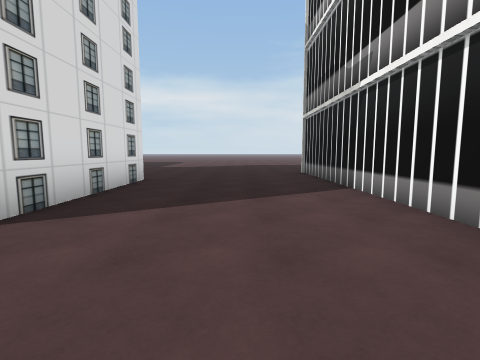
[1] (above)

24 first-person views from a walk through a Unity game level. The camera is 1.3 m above the floor, tilts 6° down and sees 85° across. The floor is counted in squares, 2 m on a side. Each view is taken from the middle of a square. On the plan, view 1 faces up. The plan holds only what a view shows up to about 9 squares ahead; the rest is blank. The place goes on beyond the plan. Some surface patterns are stand-ins.

[2]
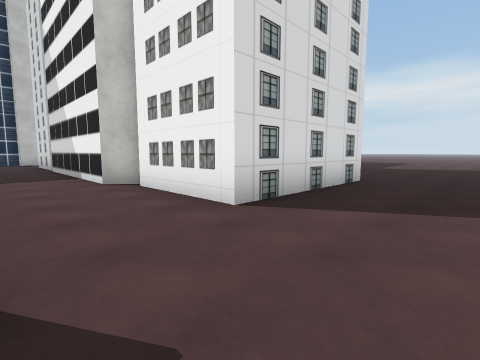

[3]
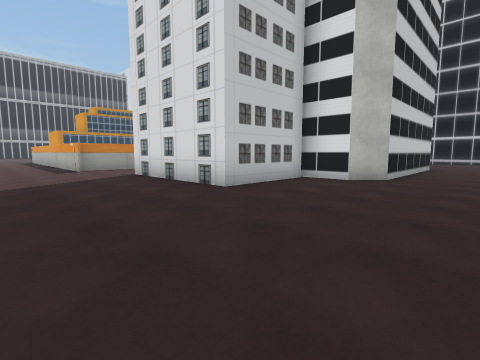

[4]
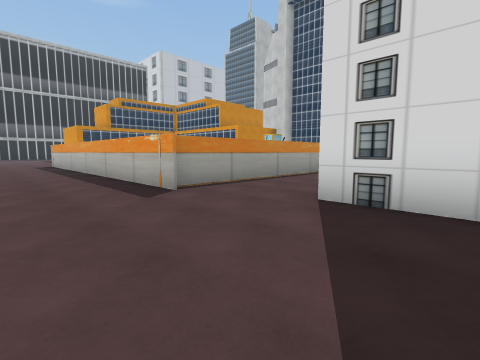

[5]
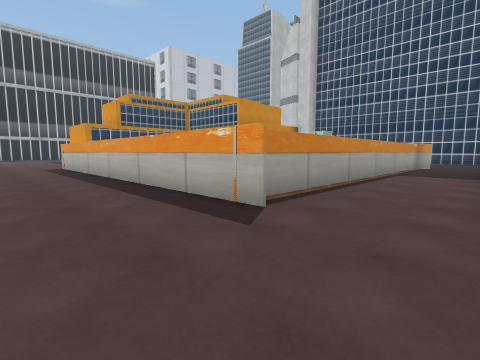

[6]
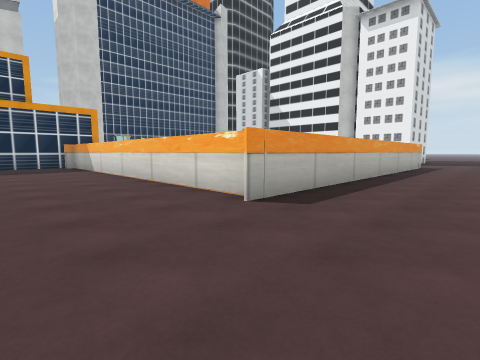

[7]
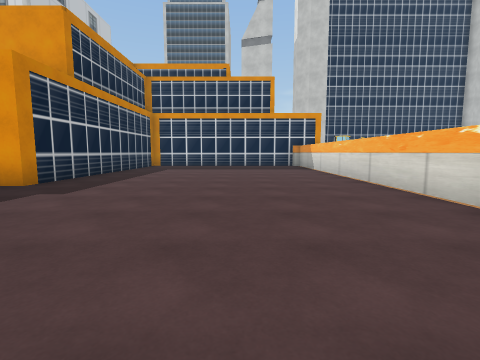

[8]
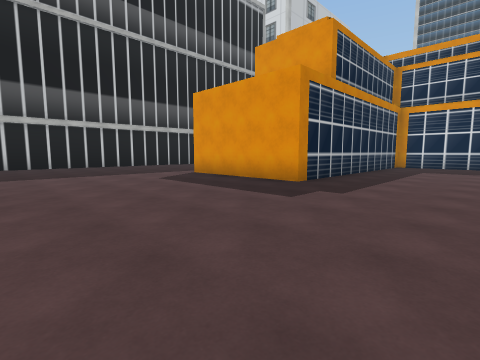

[9]
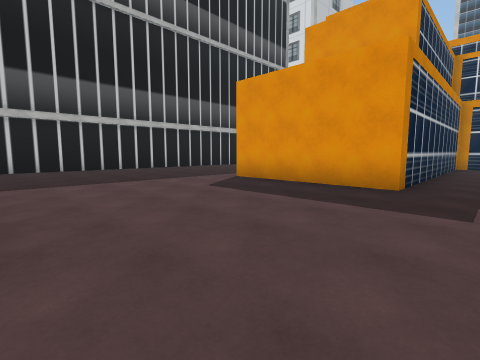

[10]
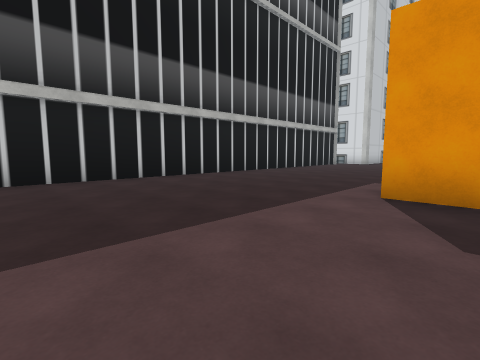

[11]
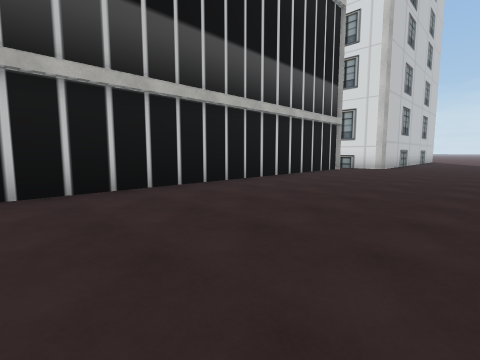

[12]
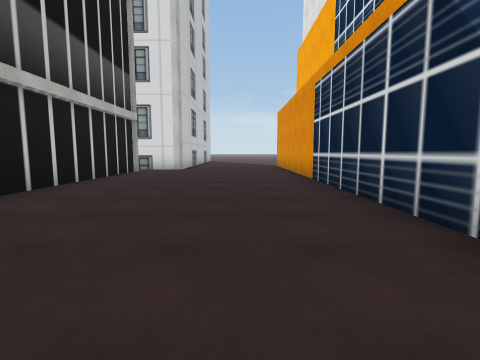

[13]
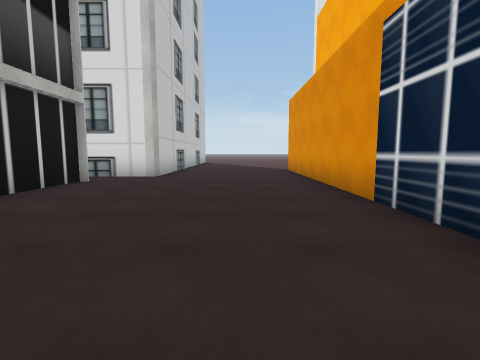

[14]
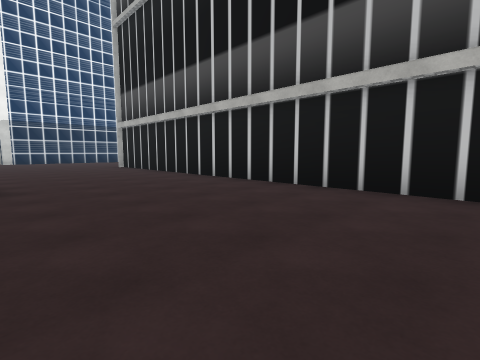

[15]
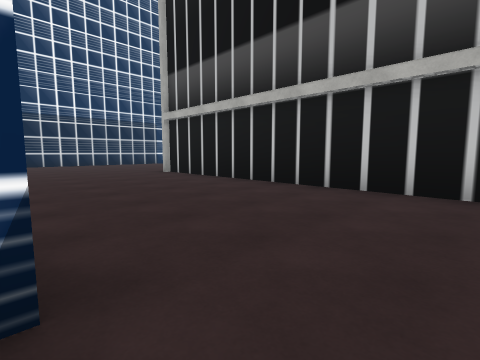

[16]
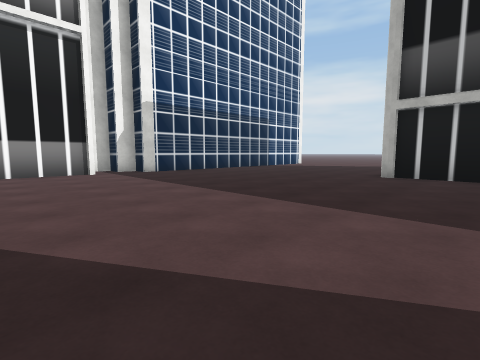

[17]
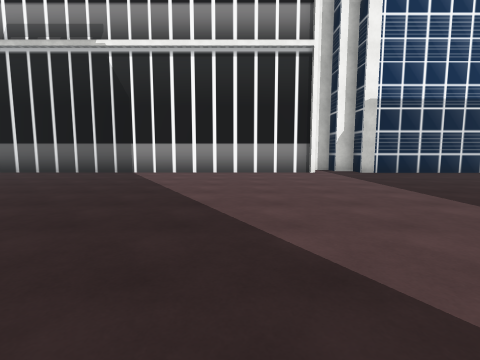

[18]
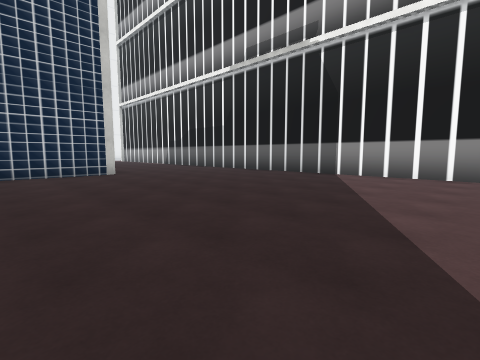

[19]
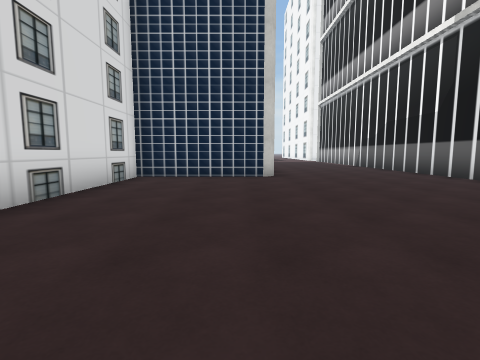

[20]
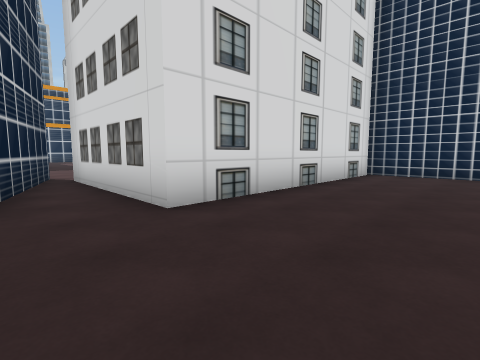

[21]
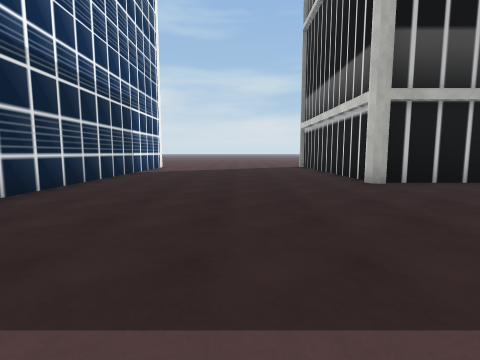

[22]
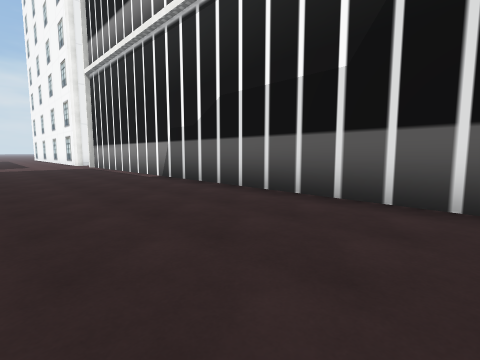

[23]
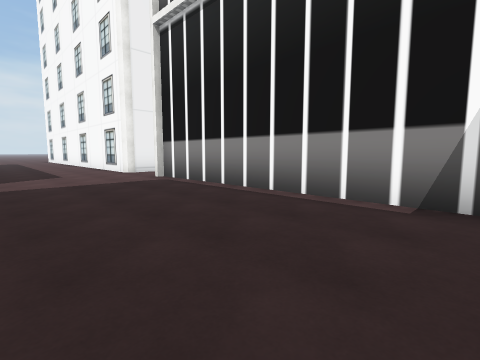

[24]
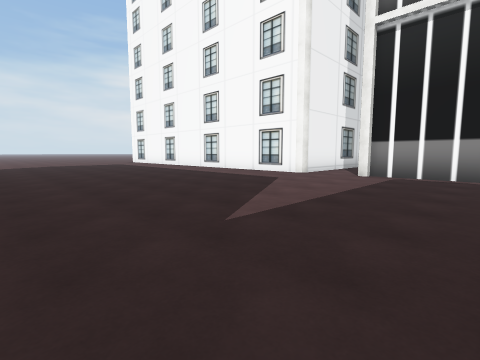

### Floor plan
Points are (right, up) in squares from view 1. A wall is a line through its corners. A room is listed if a view was taken in it or the views show most of it. See-through windows are left out.
Room 1 (views 1, 2, 4, 5)
walls: (-5.2, 2.4) (-5.8, 1.8) (-10.9, 1.8); (-1.4, 0.1) (-1.4, -1.4); (2.1, 2.1) (2.1, 8.5); (-9.9, 8.1) (-5.8, 8.1) (-5.2, 7.5) (-5.2, 6.3) (-2.3, 6.3) (-2.3, 2.2) (-5, 2.2); (-9.4, -0.4) (-1.4, -0.4)
ways out: opening at (0.5, -2.5) to room 2; opening at (1.5, 9.5) to room 2; opening at (-11, 1)
objects: other object (-7, -2) to (-7, -1)
Room 2 (views 3, 6, 7, 8, 9, 10, 11, 12, 13, 14, 15, 16, 17, 18, 19, 20, 21, 22, 23, 24)
walls: (9.8, -10.9) (6.3, -10.9) (6.3, -17.5) (2, -17.5); (1.2, -17.8) (4.4, -18.8); (-1.4, -10.1) (-9, -10.1); (14.6, -21.4) (14.6, 0.6); (8.1, -27) (8.1, -30); (-1.4, -1.4) (-1.4, -10.5); (-6.9, -21.2) (-17, -21.2); (14.4, 2.8) (14.4, 3.5); (15.4, 2.5) (14.6, 2.5); (-10.6, -17.2) (-4.1, -17.2) (-4.1, -21.2); (14.4, -30) (14.4, -22.9) (15.1, -22.9) (15.1, -22.3) (15.5, -22.3); (-13.9, -26.6) (8, -26.6); (-15.1, -25.5) (-15.1, -27.1); (-17.1, -25.2) (-15.2, -25.2)
ways out: opening at (0.5, -2.5) to room 1; opening at (1.5, 9.5) to room 1

Where each view was taken, in squares from view 1:
view 1: 0 up, 0 right, facing up
view 2: 0 up, 0 right, facing up-left
view 3: 10 up, 1 right, facing down-left
view 4: 4 up, 1 right, facing down-left
view 5: 2 up, 1 right, facing down-left
view 6: 13 down, 1 right, facing up-left
view 7: 13 down, 1 right, facing left
view 8: 14 down, 1 right, facing down-left
view 9: 16 down, 1 right, facing down-left
view 10: 20 down, 0 right, facing down-left
view 11: 22 down, 4 left, facing down-left
view 12: 23 down, 5 left, facing left
view 13: 23 down, 8 left, facing left
view 14: 22 down, 4 left, facing down-right
view 15: 22 down, 0 right, facing down-right
view 16: 19 down, 6 right, facing down-right
view 17: 19 down, 6 right, facing right
view 18: 19 down, 7 right, facing up-right
view 19: 18 down, 9 right, facing up
view 20: 19 down, 9 right, facing up-left
view 21: 21 down, 11 right, facing down
view 22: 12 down, 11 right, facing up-right
view 23: 6 down, 11 right, facing up-right
view 24: 2 down, 7 right, facing up-right
